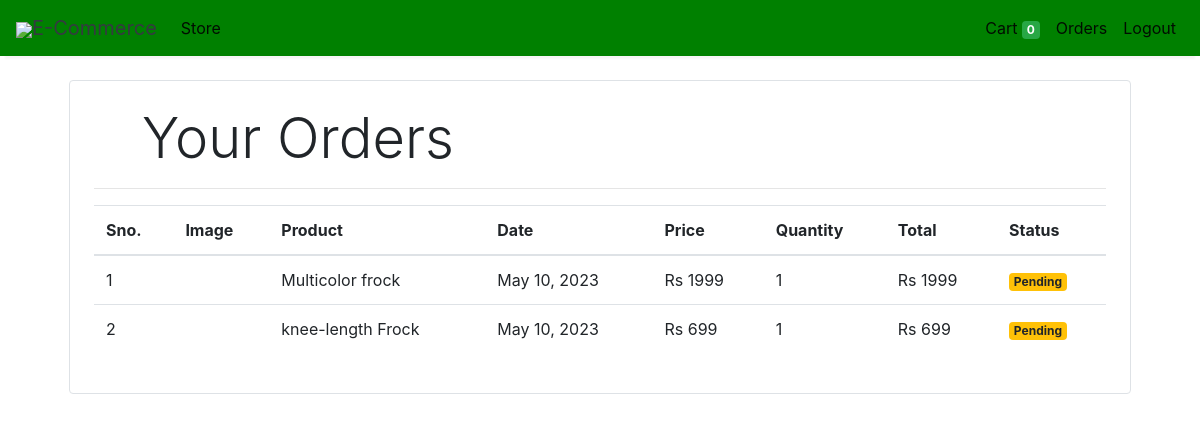
The page /orders (signed in) on the database its author committed.
### store/models/orders.py (models this page shows, shortened)
class Order(models.Model):
    product = models.ForeignKey(Products,
                                on_delete=models.CASCADE)
    customer = models.ForeignKey(Customer,
                                 on_delete=models.CASCADE)
    quantity = models.IntegerField(default=1)
    price = models.IntegerField()
    address = models.CharField (max_length=50, default='', blank=True)
    phone = models.CharField (max_length=50, default='', blank=True)
    date = models.DateField (default=datetime.datetime.today)
    status = models.BooleanField (default=False)
    @staticmethod
    def get_orders_by_customer(customer_id):
        return Order.objects.filter(customer=customer_id).order_by('-date')

### store/models/product.py (models this page shows, shortened)
class Products(models.Model):
    name = models.CharField(max_length=60)
    price= models.IntegerField(default=0)
    category= models.ForeignKey(Category,on_delete=models.CASCADE,default=1 )
    description= models.CharField(max_length=250, default='', blank=True, null= True)
    image= models.ImageField(upload_to='uploads/products/')

### store/middlewares/auth.py (the view)
    def middleware(request):
        print(request.session.get('customer'))
        returnUrl = request.META['PATH_INFO']
        print(request.META['PATH_INFO'])
        if not request.session.get('customer'):
           return redirect(f'login?return_url={returnUrl}')
        response = get_response(request)
        return response

### store/templatetags/custom_filter.py (called while the page is built)
@register.filter(name='currency')
def currency(number):
    return "Rs "+str(number)

@register.filter(name='multiply')
def multiply(number , number1):
    return number * number1

### store/views/orders.py (called while the page is built)
    def get(self , request ):
        customer = request.session.get('customer')
        orders = Order.get_orders_by_customer(customer)
        print(orders)
        return render(request , 'orders.html'  , {'orders' : orders})

### store/templates/orders.html
{% extends 'base.html' %}
{% block content %}
{% load cart %}
{% load custom_filter %}
<div class="container">
   <div class="border rounded p-4 m-4">
        <p class="display-4 pl-4 ml-4">Your Orders</p>
        <hr>
        <table class="table">
            <thead>
                <tr>
                    <th>Sno.</th>
                    <th>Image</th>
                    <th>Product</th>
                    <th>Date</th>
                    <th>Price</th>
                    <th>Quantity</th>
                    <th>Total</th>
                    <th>Status</th>
                </tr>
            </thead>
            <tbody>
                {% for order in orders %}
                <tr>
                    <td>{{forloop.counter}}</td>
                    <td><img style="height: 80px;" class="rounded-circle" src="{{order.product.image.url}}" alt=""></td>
                    <td>{{order.product.name}}</td>
                    <td>{{order.date}}</td>
                    <td>{{order.price|currency}}</td>
                    <td>{{order.quantity}}</td>
                    <td>{{order.quantity|multiply:order.price|currency}}</td>
                    {% if order.status %}
                    <td><small class="badge badge-success">Completed</small></td>
                    {%else%}
                    <td><small class="badge badge-warning">Pending</small></td>
                    {% endif %}
                </tr>
                {% endfor %}
            </tbody>
        </table>
   </div>
</div>
{% endblock %}

### store/templates/base.html (shortened to what this page needs)
<!doctype html>
<html lang="en">
<head>
  <link rel="stylesheet" href="https://maxcdn.bootstrapcdn.com/bootstrap/4.0.0/css/bootstrap.min.css"
>
</head>
<body>
<nav class="one-edge-shadow
  navbar navbar-light
  sticky-top navbar
  navbar-expand-lg
  text-white">
    <a class="navbar-brand ms-3 text-dark " href="/">
    <link rel="stylesheet" href="https://use.fontawesome.com/releases/v5.7.0/css/all.css">
    <img src="https://www.freepnglogos.com/uploads/shopping-cart-png/shopping-cart-svg-png-icon-download-28.png" style="width:50px;height:50px,color:text-light;">E-Commerce</a>
    <div class="collapse navbar-collapse" id="navbarSupportedContent">
      <ul class="navbar-nav mr-auto">
        <li class="nav-item active">
          <a class="nav-link" href="/store">Store <span class="sr-only">(current)</span></a>
        </li>
          </ul>
      <ul class=" navbar-nav my-2 my-lg-0">
        <li class="nav-item active">
          <a class="nav-link" href="/cart">Cart
            <span class="badge badge-success">{{request.session.cart.keys|length}}</span>
            <span class="sr-only">(current)</span></a>
        </li>
        {% if request.session.customer %}
        <li class="nav-item active ">
          <a class="nav-link" href="/orders">Orders<span class="sr-only">(current)</span></a>
        </li>
        <li class="nav-item active ">
          <a class="nav-link" href="/logout">Logout<span class="sr-only">(current)</span></a>
        </li>
        {% endif %}
      </ul>
    </div>
  </nav>
  {% block content %}{% endblock %}
</body>
</html>

### store/templates/base.html (style rules this page uses)
nav { background-color: green; }
.one-edge-shadow { box-shadow: 0 8px 2px -5px rgb(246, 245, 245); }

### rows shown on the page
Order: product.name "Multicolor frock", date "May 10, 2023", price "Rs 1999", quantity "1", quantity|multiply "Rs 1999", status "Pending"
Order: product.name "knee-length Frock", date "May 10, 2023", price "Rs 699", quantity "1", quantity|multiply "Rs 699", status "Pending"

### other values the page prints
{{ request.session.cart.keys|length }} "0"
